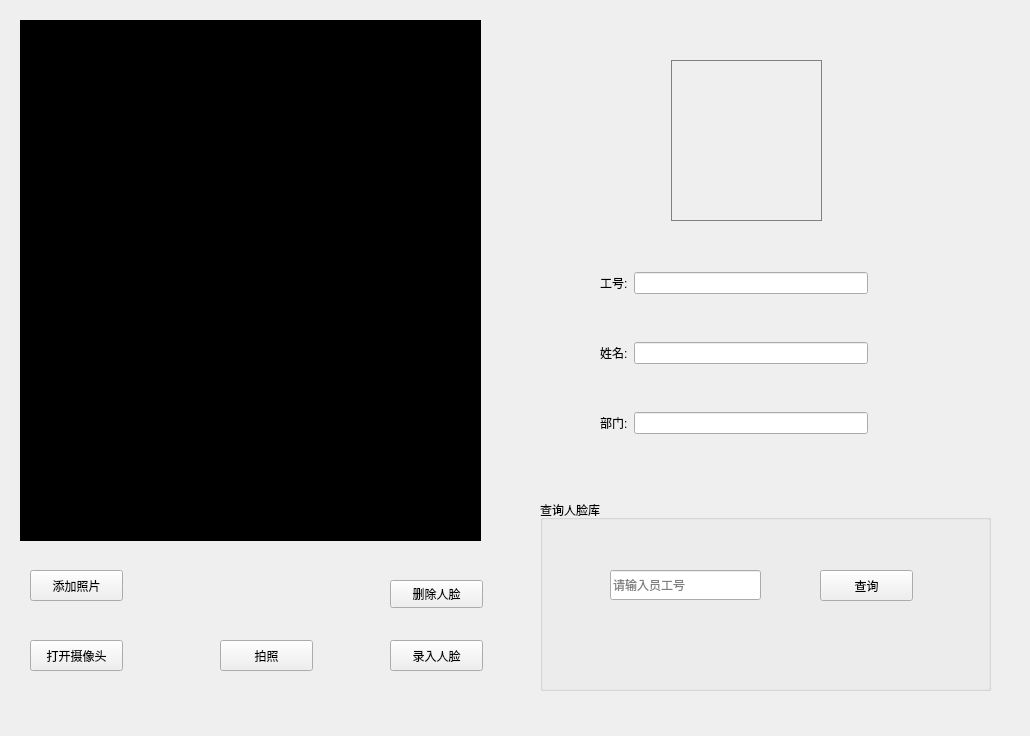
<?xml version="1.0" encoding="UTF-8"?>
<ui version="4.0">
 <class>Form</class>
 <widget class="QWidget" name="Form">
  <property name="geometry">
   <rect>
    <x>0</x>
    <y>0</y>
    <width>1030</width>
    <height>736</height>
   </rect>
  </property>
  <property name="windowTitle">
   <string>Form</string>
  </property>
  <widget class="QLabel" name="cameraLb">
   <property name="geometry">
    <rect>
     <x>20</x>
     <y>20</y>
     <width>461</width>
     <height>521</height>
    </rect>
   </property>
   <property name="styleSheet">
    <string notr="true">background-color: rgb(0, 0, 0);</string>
   </property>
   <property name="text">
    <string>TextLabel</string>
   </property>
  </widget>
  <widget class="QPushButton" name="on_off_camera_Btn">
   <property name="geometry">
    <rect>
     <x>30</x>
     <y>640</y>
     <width>93</width>
     <height>31</height>
    </rect>
   </property>
   <property name="text">
    <string>打开摄像头</string>
   </property>
  </widget>
  <widget class="QPushButton" name="enter_face_Btn">
   <property name="geometry">
    <rect>
     <x>390</x>
     <y>640</y>
     <width>93</width>
     <height>31</height>
    </rect>
   </property>
   <property name="text">
    <string>录入人脸</string>
   </property>
  </widget>
  <widget class="QPushButton" name="take_pictures_Btn">
   <property name="geometry">
    <rect>
     <x>220</x>
     <y>640</y>
     <width>93</width>
     <height>31</height>
    </rect>
   </property>
   <property name="text">
    <string>拍照</string>
   </property>
  </widget>
  <widget class="QWidget" name="widget" native="true">
   <property name="geometry">
    <rect>
     <x>600</x>
     <y>260</y>
     <width>268</width>
     <height>46</height>
    </rect>
   </property>
   <layout class="QHBoxLayout" name="horizontalLayout">
    <item>
     <widget class="QLabel" name="label">
      <property name="text">
       <string>工号:</string>
      </property>
     </widget>
    </item>
    <item>
     <widget class="QLineEdit" name="emp_idEdit"/>
    </item>
   </layout>
  </widget>
  <widget class="QWidget" name="widget_2" native="true">
   <property name="geometry">
    <rect>
     <x>600</x>
     <y>330</y>
     <width>268</width>
     <height>46</height>
    </rect>
   </property>
   <layout class="QHBoxLayout" name="horizontalLayout_2">
    <item>
     <widget class="QLabel" name="label_2">
      <property name="text">
       <string>姓名:</string>
      </property>
     </widget>
    </item>
    <item>
     <widget class="QLineEdit" name="name_Edit"/>
    </item>
   </layout>
  </widget>
  <widget class="QWidget" name="widget_3" native="true">
   <property name="geometry">
    <rect>
     <x>600</x>
     <y>400</y>
     <width>268</width>
     <height>46</height>
    </rect>
   </property>
   <layout class="QHBoxLayout" name="horizontalLayout_3">
    <item>
     <widget class="QLabel" name="label_3">
      <property name="text">
       <string>部门:</string>
      </property>
     </widget>
    </item>
    <item>
     <widget class="QLineEdit" name="dept_nameEdit"/>
    </item>
   </layout>
  </widget>
  <widget class="QLabel" name="face_imageLb">
   <property name="geometry">
    <rect>
     <x>671</x>
     <y>60</y>
     <width>151</width>
     <height>161</height>
    </rect>
   </property>
   <property name="styleSheet">
    <string notr="true">border:1px solid grey</string>
   </property>
   <property name="text">
    <string/>
   </property>
  </widget>
  <widget class="QGroupBox" name="groupBox">
   <property name="geometry">
    <rect>
     <x>540</x>
     <y>500</y>
     <width>451</width>
     <height>191</height>
    </rect>
   </property>
   <property name="title">
    <string>查询人脸库</string>
   </property>
   <widget class="QLineEdit" name="selectEdit">
    <property name="geometry">
     <rect>
      <x>70</x>
      <y>70</y>
      <width>151</width>
      <height>30</height>
     </rect>
    </property>
    <property name="placeholderText">
     <string>请输入员工号</string>
    </property>
   </widget>
   <widget class="QPushButton" name="selectBtn">
    <property name="geometry">
     <rect>
      <x>280</x>
      <y>70</y>
      <width>93</width>
      <height>31</height>
     </rect>
    </property>
    <property name="text">
     <string>查询</string>
    </property>
   </widget>
  </widget>
  <widget class="QPushButton" name="add_photo_Btn">
   <property name="geometry">
    <rect>
     <x>30</x>
     <y>570</y>
     <width>93</width>
     <height>31</height>
    </rect>
   </property>
   <property name="text">
    <string>添加照片</string>
   </property>
  </widget>
  <widget class="QPushButton" name="delete_face_Btn">
   <property name="geometry">
    <rect>
     <x>390</x>
     <y>580</y>
     <width>93</width>
     <height>28</height>
    </rect>
   </property>
   <property name="text">
    <string>删除人脸</string>
   </property>
  </widget>
 </widget>
 <resources/>
 <connections/>
</ui>
